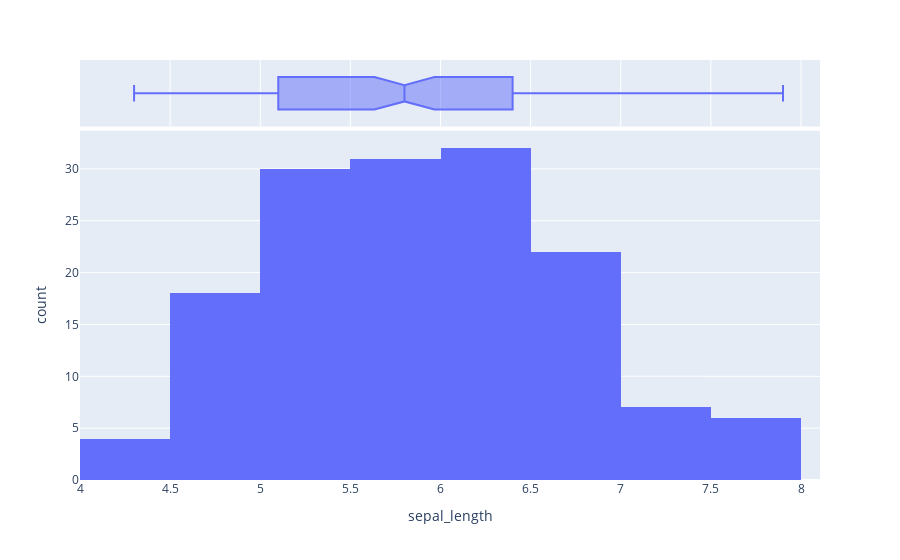

This figure's notebook cell:
### Markdown cell above
# Visualizing the data

### Code cell
fig = px.histogram(data[['sepal_length']], x="sepal_length",
                   marginal="box") 
fig.show()

### Figure 1 — Plotly figure (JSON) as saved in the notebook; plotly's stock layout.template omitted (floating-point values rounded to 4 significant figures; data arrays with more than 128 entries replaced by an {"elided": "..."} marker saying what was removed)
{"data": [{"alignmentgroup": "True", "bingroup": "x", "hovertemplate": "sepal_length=%{x}<br>count=%{y}<extra></extra>", "legendgroup": "", "marker": {"color": "#636efa", "pattern": {"shape": ""}}, "name": "", "offsetgroup": "", "orientation": "v", "showlegend": false, "type": "histogram", "x": {"elided": "150 float values"}, "xaxis": "x", "yaxis": "y"}, {"alignmentgroup": "True", "hovertemplate": "sepal_length=%{x}<extra></extra>", "legendgroup": "", "marker": {"color": "#636efa"}, "name": "", "notched": true, "offsetgroup": "", "showlegend": false, "type": "box", "x": {"elided": "150 float values"}, "xaxis": "x2", "yaxis": "y2"}], "layout": {"barmode": "relative", "legend": {"tracegroupgap": 0}, "margin": {"t": 60}, "xaxis": {"anchor": "y", "domain": [0, 1], "title": {"text": "sepal_length"}}, "xaxis2": {"anchor": "y2", "domain": [0, 1], "matches": "x", "showgrid": true, "showticklabels": false}, "yaxis": {"anchor": "x", "domain": [0, 0.8316], "title": {"text": "count"}}, "yaxis2": {"anchor": "x2", "domain": [0.8416, 1], "matches": "y2", "showgrid": false, "showline": false, "showticklabels": false, "ticks": ""}}}
